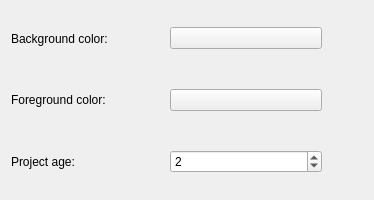
<?xml version="1.0" encoding="UTF-8"?>
<ui version="4.0">
 <class>settingsBase</class>
 <widget class="QWidget" name="settingsBase">
  <property name="geometry">
   <rect>
    <x>0</x>
    <y>0</y>
    <width>374</width>
    <height>200</height>
   </rect>
  </property>
  <layout class="QGridLayout">
   <item row="0" column="0">
    <widget class="QLabel" name="projectLabel">
     <property name="text">
      <string>Background color:</string>
     </property>
     <property name="wordWrap">
      <bool>false</bool>
     </property>
    </widget>
   </item>
   <item row="0" column="1">
    <widget class="KColorButton" name="kcfg_color_background">
     <property name="toolTip">
      <string>Choose a new background color</string>
     </property>
     <property name="whatsThis">
      <string>&lt;html&gt;&lt;head&gt;&lt;meta name=&quot;qrichtext&quot; content=&quot;1&quot; /&gt;&lt;style type=&quot;text/css&quot;&gt;
p, li { white-space: pre-wrap; }
&lt;/style&gt;&lt;/head&gt;&lt;body style=&quot; font-family:'DejaVu Serif'; font-size:9pt; font-weight:400; font-style:normal;&quot;&gt;
&lt;p style=&quot; margin-top:0px; margin-bottom:0px; margin-left:0px; margin-right:0px; -qt-block-indent:0; text-indent:0px;&quot;&gt;Change the &lt;span style=&quot; font-weight:600;&quot;&gt;background&lt;/span&gt; color by clicking here and choose the new &lt;span style=&quot; color:#ff0000;&quot;&gt;color&lt;/span&gt; in the &lt;span style=&quot; font-style:italic;&quot;&gt;color dialog&lt;/span&gt;.&lt;/p&gt;&lt;/body&gt;&lt;/html&gt;</string>
     </property>
     <property name="text">
      <string/>
     </property>
    </widget>
   </item>
   <item row="2" column="0">
    <widget class="QLabel" name="backgroundLabel">
     <property name="text">
      <string>Project age:</string>
     </property>
     <property name="wordWrap">
      <bool>false</bool>
     </property>
    </widget>
   </item>
   <item row="1" column="0">
    <widget class="QLabel" name="foregroundLabel">
     <property name="text">
      <string>Foreground color:</string>
     </property>
     <property name="wordWrap">
      <bool>false</bool>
     </property>
    </widget>
   </item>
   <item row="1" column="1">
    <widget class="KColorButton" name="kcfg_color_foreground">
     <property name="toolTip">
      <string>Choose a new foreground color</string>
     </property>
     <property name="whatsThis">
      <string>&lt;html&gt;&lt;head&gt;&lt;meta name=&quot;qrichtext&quot; content=&quot;1&quot; /&gt;&lt;style type=&quot;text/css&quot;&gt;
p, li { white-space: pre-wrap; }
&lt;/style&gt;&lt;/head&gt;&lt;body style=&quot; font-family:'DejaVu Serif'; font-size:9pt; font-weight:400; font-style:normal;&quot;&gt;
&lt;p style=&quot; margin-top:0px; margin-bottom:0px; margin-left:0px; margin-right:0px; -qt-block-indent:0; text-indent:0px;&quot;&gt;Change the &lt;span style=&quot; font-weight:600;&quot;&gt;foreground&lt;/span&gt; color by clicking here and choose the new &lt;span style=&quot; color:#ff0000;&quot;&gt;color&lt;/span&gt; in the &lt;span style=&quot; font-style:italic;&quot;&gt;color dialog&lt;/span&gt;.&lt;/p&gt;&lt;/body&gt;&lt;/html&gt;</string>
     </property>
     <property name="text">
      <string/>
     </property>
    </widget>
   </item>
   <item row="0" column="2">
    <spacer>
     <property name="orientation">
      <enum>Qt::Vertical</enum>
     </property>
     <property name="sizeType">
      <enum>QSizePolicy::Expanding</enum>
     </property>
     <property name="sizeHint" stdset="0">
      <size>
       <width>41</width>
       <height>20</height>
      </size>
     </property>
    </spacer>
   </item>
   <item row="1" column="2">
    <spacer>
     <property name="orientation">
      <enum>Qt::Vertical</enum>
     </property>
     <property name="sizeType">
      <enum>QSizePolicy::Expanding</enum>
     </property>
     <property name="sizeHint" stdset="0">
      <size>
       <width>41</width>
       <height>20</height>
      </size>
     </property>
    </spacer>
   </item>
   <item row="2" column="1">
    <widget class="QSpinBox" name="kcfg_val_time">
     <property name="toolTip">
      <string>Set the project age (in days)</string>
     </property>
     <property name="whatsThis">
      <string>Change the project age (in days) by choosing a new number of days.</string>
     </property>
     <property name="minimum">
      <number>1</number>
     </property>
     <property name="value">
      <number>2</number>
     </property>
    </widget>
   </item>
   <item row="2" column="2">
    <spacer>
     <property name="orientation">
      <enum>Qt::Vertical</enum>
     </property>
     <property name="sizeType">
      <enum>QSizePolicy::Expanding</enum>
     </property>
     <property name="sizeHint" stdset="0">
      <size>
       <width>41</width>
       <height>20</height>
      </size>
     </property>
    </spacer>
   </item>
  </layout>
 </widget>
 <customwidgets>
  <customwidget>
   <class>KColorButton</class>
   <extends>QPushButton</extends>
   <header>kcolorbutton.h</header>
  </customwidget>
 </customwidgets>
 <includes>
  <include location="local">kcolorbutton.h</include>
 </includes>
 <resources/>
 <connections/>
</ui>
